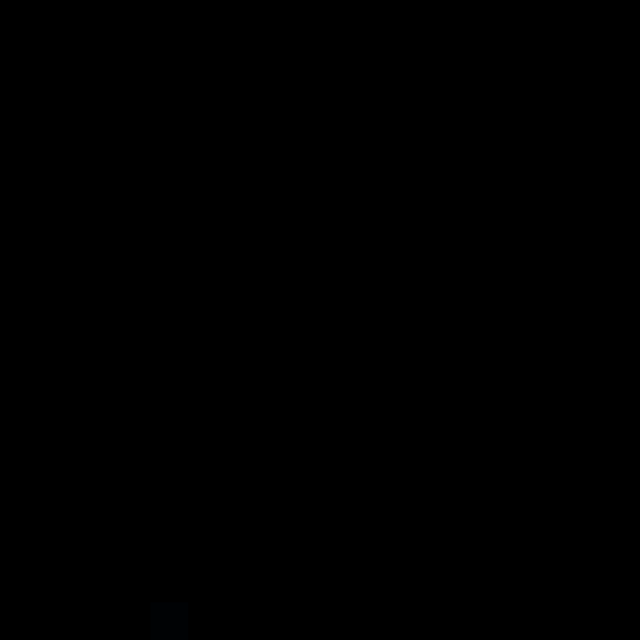
Frame 1 (no input)
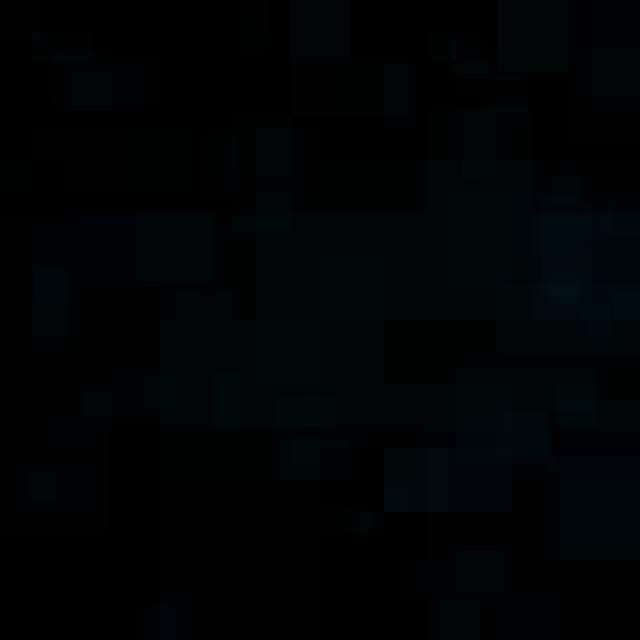
Frame 60 (the mouse pressed at the canvas centre just before this capture)
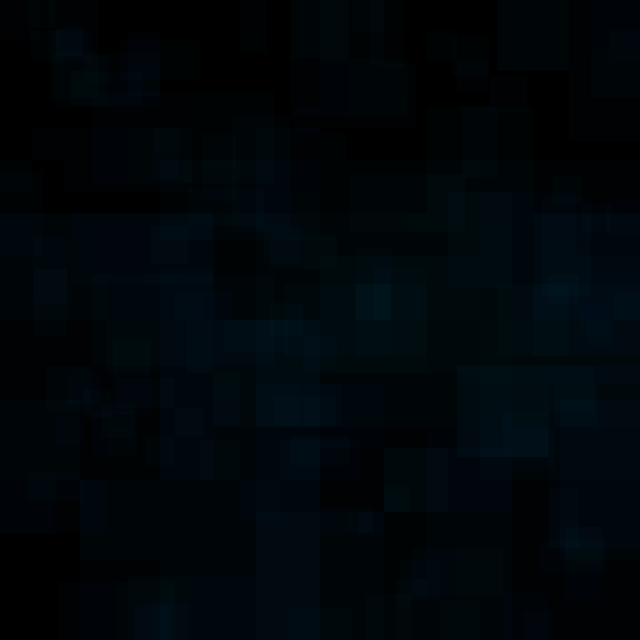
Frame 120 (the mouse held since frame 60 and released just before this capture)

The Processing sketch that drew these frames (run headless with seeded random() and noise(); from frame 60 on, the mouse is pressed at the canvas centre):

// Processing sketch: NeighboringRectanagles
// ── NeighboringRectanagles.pde
void setup() {
  size(640, 640);
  background(0);
}

void draw() {
  float size = round(random(2, 25));

  for (int i = 0; i < size; i++) {
    for (int j = 0; j < size; j++) {
      noFill();
      noStroke();
      rect(width*i/size, height*j/size, width/size, height/size);
    }
  }

  int x = round(random(size));
  int y = round(random(size));
  fill(10, 100, 200, 5);
  rect(width*x/size, height*y/size, width/size, height/size);

  float neighborAngle = random(TWO_PI);
  int neighborX = x+round(cos(neighborAngle));
  int neighborY = y+round(sin(neighborAngle));

  fill(10, 150, 200, 5);
  rect(width*neighborX/size, height*neighborY/size, width/size, height/size);
}
